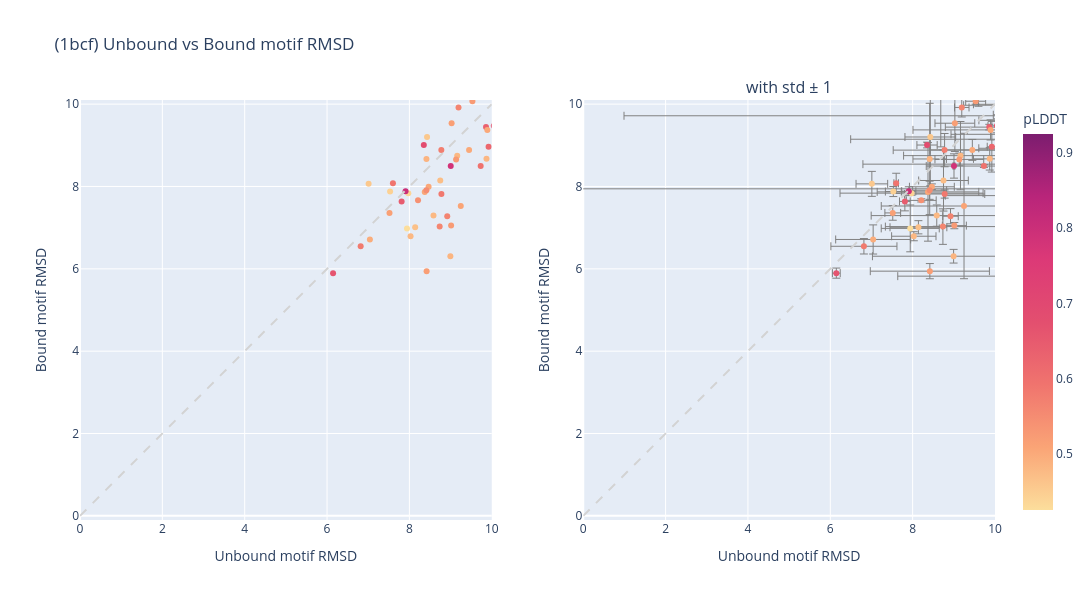
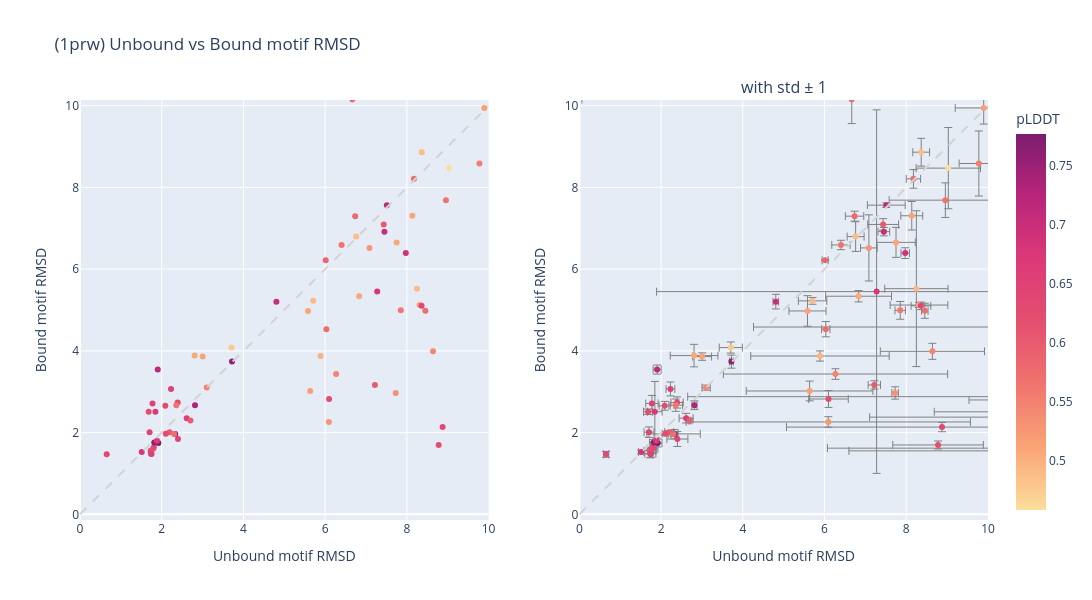
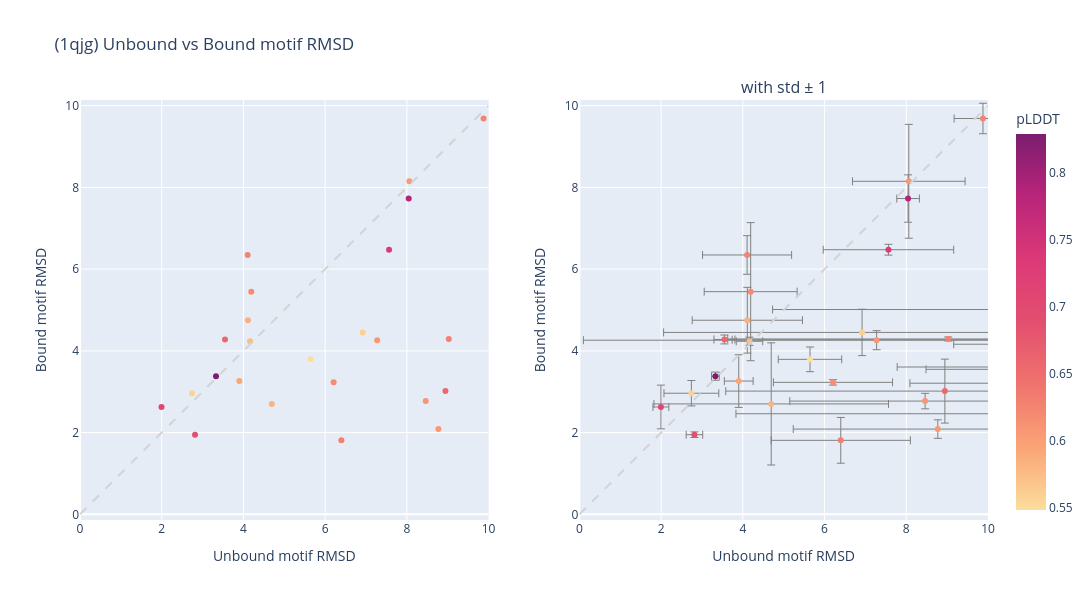

Source (notebook cell) for these figures, in order:
### Markdown cell above
### plot all (onemotif_twostates_pos)

### Code cell
out_dir = f"./out/onemotif_twostates_pos/"
successes_pos = []

for motif in sorted(os.listdir(out_dir)):
    motif_out_dir = os.path.join(out_dir,motif)
    motif_pdb = f"/data/cb/mihirb14/projects/BoltzDesign1/motifs/{motif}.pdb"
    full, agg = motif_results(motif_out_dir, motif_pdb, motif)
    n_success = len(agg[(agg["motifRMSD_mean_unbound"] > 1.0) & (agg["motifRMSD_mean_bound"] <= 1.0)])# condition for one motif two states positive allostery
    successes_pos.append({"motif": motif, "task": "onemotif_twostates_neg", "success_count": n_success})
    plot_scatter_motifrmsd(agg, motif).show()
    
df_pos = pd.DataFrame(successes_pos)
